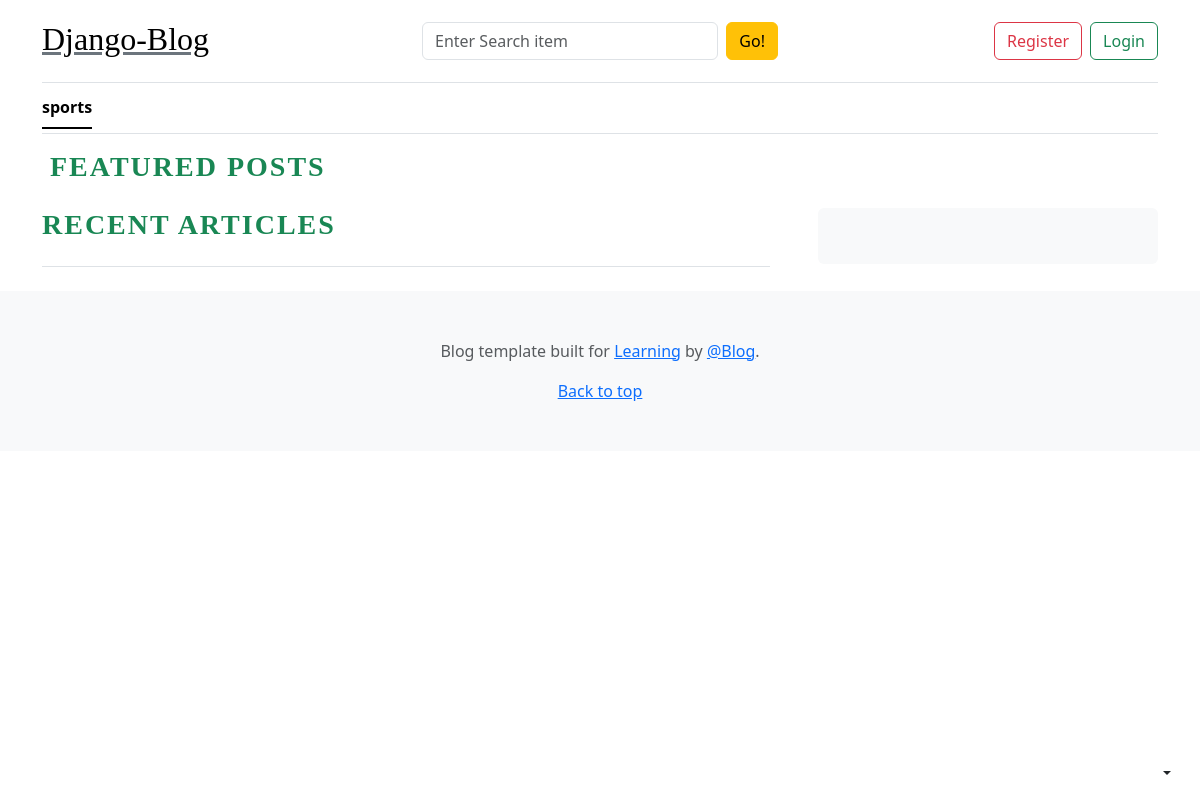
The app's page /, older data.
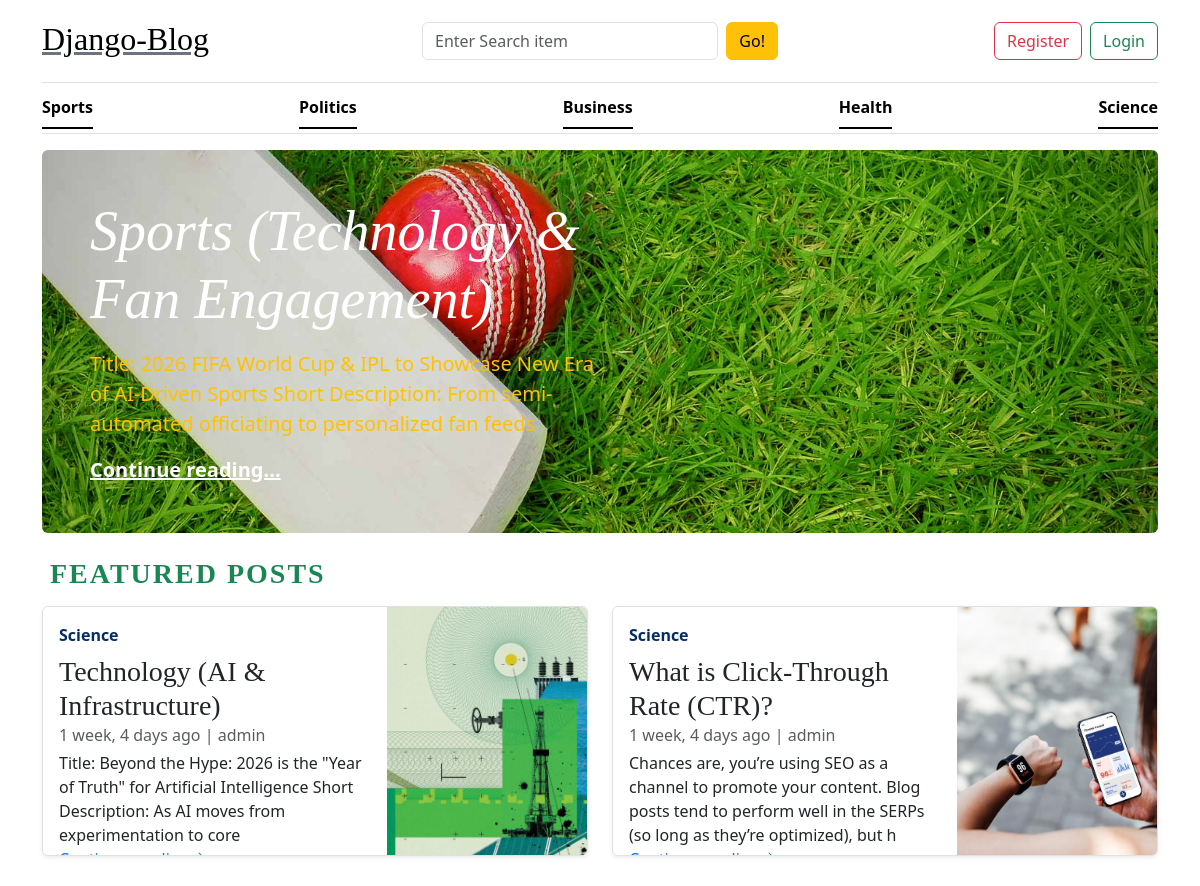
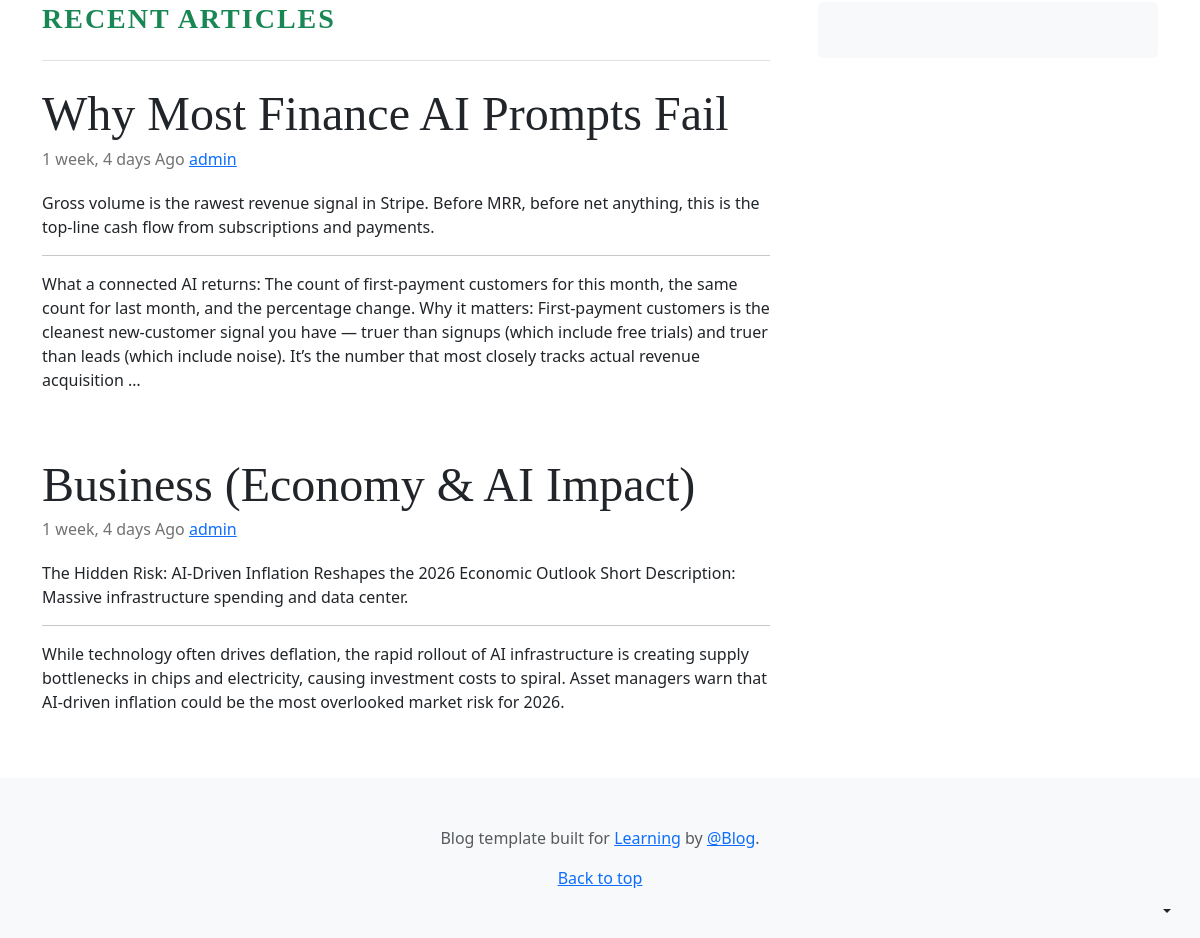
The same page, newer data (2 pictures, top to bottom).
### blogs_app/models.py (models this page shows, shortened)
class category(models.Model):
    category=models.CharField(max_length=50)
    created_at=models.DateTimeField(auto_now_add=True)
    updated_at=models.DateTimeField(auto_now=True)
    class Meta:
        verbose_name_plural='Categories'

class Blog(models.Model):
    title=models.CharField(max_length=50)
    slug=models.SlugField(max_length=150,unique=True,blank=True)
    category_blog=models.ForeignKey(category,on_delete=models.CASCADE)
    author=models.ForeignKey(User,on_delete=models.CASCADE)
    feature_image=models.ImageField(upload_to='blog_images/',blank=True)
    short_description=models.TextField(max_length=150)
    blog_body=models.TextField()
    status=models.CharField(choices=status,default='draft')
    is_featured=models.BooleanField(default=False)
    created_at=models.DateTimeField(auto_now_add=True)
    updated_at=models.DateTimeField(auto_now=True)

### blogging_system/views.py (the view)
# urls.py: 2. Add a URL to urlpatterns:  path('', views.home, name='home')
def home(request):
    categories=category.objects.all()
    is_feature=Blog.objects.filter(is_featured=True,status='published').order_by('-updated_at')
    recent_post=Blog.objects.filter(is_featured=False,status='published')
    about=About.objects.first()
    print(about)
    return render(request,"home.html",{'categories':categories,'featured':is_feature,'posts':recent_post,'about':about})

### blogs_app/context_processors.py (called while the page is built)
def get_category(request):
    categories=category.objects.all()
    return dict(categories=categories)

def get_social(request):
    social=Social.objects.all()
    return dict(social=social)

### templates/home.html (shortened to what this page needs)
{% extends 'base.html' %}
{% block content %}
    <main class="container">
      {% for i in featured %}
      {% if forloop.first %}
      <div class="p-4 p-md-5 mb-4 rounded text-body-emphasis bg-body-secondary hero_image" style="background-image: url({{i.feature_image.url}});">
        <div class="col-lg-6 px-0">
          <h1 class="display-4 fst-italic text-white">
            {{i.title}}
          </h1>
          <p class="lead my-3 text-warning">
             {{i.short_description}}
          </p>
          <p class="lead mb-0">
            <a href="{% url 'slug_blogs' i.slug %}" class="text-white fw-bold"
              >Continue reading...</a
            >
          </p>
        </div>
      </div>
      {% endif %}
      {% endfor %}
       <h3 class="text-success text-uppercase fw-bold mx-2 my-3 " style="letter-spacing: 2px;">Featured Posts</h3>
      <div class="row mb-2">
        {% for i in featured %}
        {% if not forloop.first %}
        <div class="col-md-6">
          <div
            class="row g-0 border rounded overflow-hidden flex-md-row mb-4 shadow-sm h-md-250 position-relative"
          >
            <div class="col p-3 d-flex flex-column position-static">
              <strong class="d-inline-block mb-2 text-primary-emphasis"
                >{{i.category_blog.category}}</strong
              >
              <h3 class="mb-0">{{i.title}}</h3>
              <div class="mb-1 text-body-secondary">{{i.updated_at|timesince}} ago | {{i.author}}</div>
              <p class="card-text mb-auto">
                 {{i.short_description}}
              </p>
              <a
                href="{% url 'slug_blogs' i.slug %}"
                class="icon-link gap-1 icon-link-hover stretched-link"
              >
                Continue reading
                <svg class="bi" aria-hidden="true">
                  <use xlink:href="#chevron-right"></use>
                </svg>
              </a>
            </div>
         <div class="col-auto d-none d-lg-block">
    <img src="{{ i.feature_image.url }}"
         alt="{{ i.title }}"
         width="200"
         height="250"
         class="bd-placeholder-img"
         style="object-fit: cover;">
</div>
          </div>
        </div>
        {% endif %}
       {% endfor %}
      </div>
      <div class="row g-5">
        <div class="col-md-8">
          <h3 class="pb-4 mb-4 fw-bold border-bottom text-uppercase text-success" style="letter-spacing: 2px;">Recent Articles</h3>
          {% for i in posts %}
          <article class="blog-post">
            <h2 class="display-5 link-body-emphasis mb-1"><a href="{% url 'slug_blogs' i.slug %}" class="text-dark text-decoration-none">{{i.title}}</a></h2>
            <p class="blog-post-meta">
              {{i.updated_at|timesince}} Ago <a href="#">{{i.author}}</a>
            </p>
            <p>
              {{i.short_description|truncatewords:50}}
            </p>
            <hr />
            <p>
               {{i.blog_body|truncatewords:60}}
            </p>
          </article>
          {% endfor %}
        </div>
        <div class="col-md-4">
          <div class="position-sticky" style="top: 2rem">
            <div class="p-4 mb-3 bg-body-tertiary rounded">
            </div>
          </div>
        </div>
      </div>
    </main>
{% endblock %}

### templates/base.html (shortened to what this page needs)
{% load static %}
<!DOCTYPE html>
<html lang="en">
<head>
    <link rel="stylesheet" href="https://cdn.jsdelivr.net/npm/bootstrap@5.3.8/dist/css/bootstrap.min.css">
    <link rel="stylesheet" href="/static/css/blog.css">
</head>
<body>
    <div
      class="dropdown position-fixed bottom-0 end-0 mb-3 me-3 bd-mode-toggle"
    >
      <button
        class="btn btn-bd-primary py-2 dropdown-toggle d-flex align-items-center"
        id="bd-theme"
        type="button"
        aria-expanded="false"
        data-bs-toggle="dropdown"
        aria-label="Toggle theme (auto)"
      >
      </button>
    </div>
    <div class="container">
      <header class="border-bottom lh-1 py-3">
        <div class="row flex-nowrap justify-content-between align-items-center">
          <div class="col-4 pt-1">
           <h2> <a class="link-secondary text-black" href="{% url 'home' %}">Django-Blog</a></h2>
          </div>
       <div class="col-12 col-md-4">
      <form action="{% url 'search' %}" method="get"
            class="d-flex flex-column flex-sm-row gap-2">
        <input
          type="text"
          name="keyword"
          id="keyword"
          placeholder="Enter Search item"
          class="form-control"
        >
        <button
          type="submit"
          class="btn btn-warning flex-shrink-0"
          id="button-search"
        >
          Go!
        </button>
      </form>
    </div>
    <div class="col-12 col-md-4">
      <div class="d-flex justify-content-center justify-content-md-end gap-2">
        <a class="btn btn-outline-danger" href="#">Register</a>
        <a class="btn btn-outline-success" href="#">Login</a>
      </div>
    </div>
        </div>
      </header>
      <div class="nav-scroller py-1 mb-3 border-bottom">
        <nav class="nav nav-underline justify-content-between">
          {% for i in categories %}
          <a class="nav-item nav-link link-body-emphasis active" href="{% url 'posts_category' i.id %}"
            >{{i.category}}</a>
           {% endfor %}
        </nav>
      </div>
    </div>
{% block content %}
{% endblock %}
    <footer class="py-5 text-center text-body-secondary bg-body-tertiary">
      <p>
        Blog template built for
        <a href="https://getbootstrap.com/">Learning</a> by
        <a href="https://x.com/mdo">@Blog</a>.
      </p>
      <p class="mb-0"><a href="#">Back to top</a></p>
    </footer>
</body>
</html>

### static/css/blog.css (style rules this page uses)
h1, h2, h3, h4, h5, h6 { font-family: "Playfair Display", Georgia, "Times New Roman", serif; }
@media (min-width: 768px) { .h-md-250 { height: 250px; } }
.blog-post { margin-bottom: 4rem; }
.blog-post-meta { margin-bottom: 1.25rem; color: #727272; }
.hero_image { background-image: url('/static/images/football.jpg'); background-size: cover; }

Row changes from the older to the newer data that the page shows:
changed category: category "sports" → "Sports"
added category: category "Politics"
added category: category "Business"
added category: category "Health"
added category: category "Science"
added Blog: feature_image (picture), title "Sports (Technology & Fan Engagement)", short_description "Title: 2026 FIFA World Cup & IPL to Showcase New Era of AI-Driven Sports Short Description: From semi-automated officiating to personalized fan feeds"
added Blog: category_blog.category "Science", title "Technology (AI & Infrastructure)", updated_at "1 week, 4 days", author "admin", short_description "Title: Beyond the Hype: 2026 is the \"Year of Truth\" for Artificial Intelligence Short Description: As AI moves from experimentation to core", feature_image (picture), shown under "FEATURED POSTS"
added Blog: category_blog.category "Science", title "What is Click-Through Rate (CTR)?", updated_at "1 week, 4 days", author "admin", short_description "Chances are, you’re using SEO as a channel to promote your content. Blog posts tend to perform well in the SERPs (so long as they’re optimized), but h", feature_image (picture), shown under "FEATURED POSTS"
added Blog: title "Why Most Finance AI Prompts Fail", updated_at "1 week, 4 days", author "admin", short_description "Gross volume is the rawest revenue signal in Stripe. Before MRR, before net anything, this is the top-line cash flow from subscriptions and payments.", blog_body "What a connected AI returns: The count of first-payment customers for this month, the same count for last month, and the percentage change. Why it matters: First-payment customers is the cleanest new-customer signal you have — truer than signups (which include free trials) and truer than leads (which include noise). It’s the number that most closely tracks actual revenue acquisition …", shown under "RECENT ARTICLES"
added Blog: title "Business (Economy & AI Impact)", updated_at "1 week, 4 days", author "admin", short_description "The Hidden Risk: AI-Driven Inflation Reshapes the 2026 Economic Outlook Short Description: Massive infrastructure spending and data center.", blog_body "While technology often drives deflation, the rapid rollout of AI infrastructure is creating supply bottlenecks in chips and electricity, causing investment costs to spiral. Asset managers warn that AI-driven inflation could be the most overlooked market risk for 2026.", shown under "RECENT ARTICLES"
